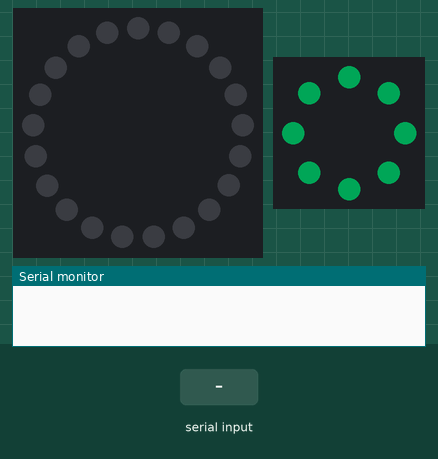
The sketch below on a simulated Arduino Uno, built with avr-gcc and run on an emulated ATmega328P. Shown: 21 RGB LEDs in a ring, first at the top, clockwise, 8 RGB LEDs in a ring, first at the top, clockwise, the last lines printed to the serial monitor. Inputs (shaded band) come from the test bench. Dim RGB values are drawn brighter than linear.

Above: at 3.3 s.
5.3 s: "c" received over the second serial link
At 6.08 s:
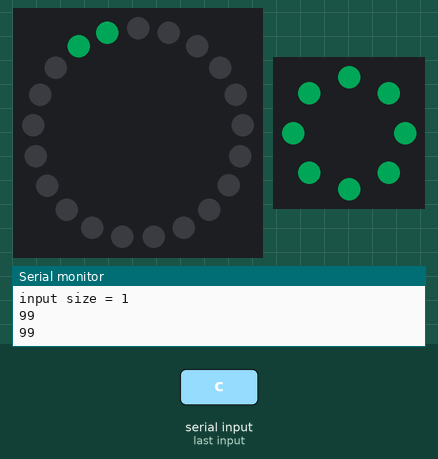
8.0 s: "b" received over the second serial link
At 9.0 s:
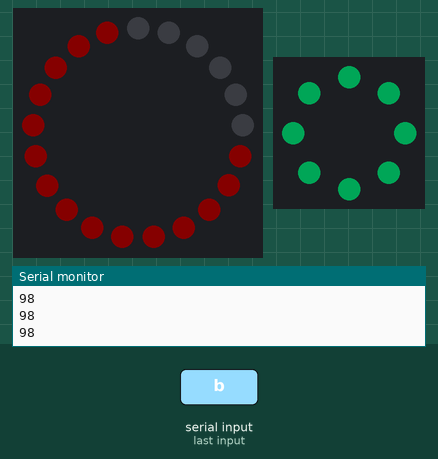
9.8 s: "a" received over the second serial link
At 11.3 s:
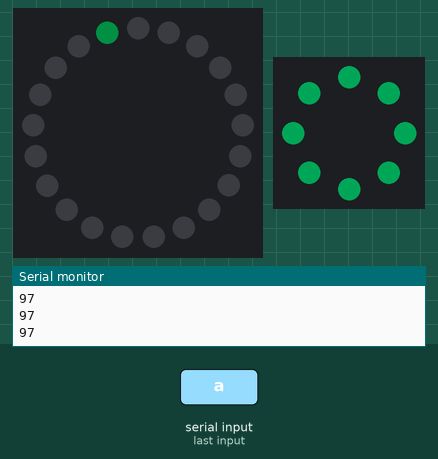
11.7 s: "d" received over the second serial link
At 12.8 s:
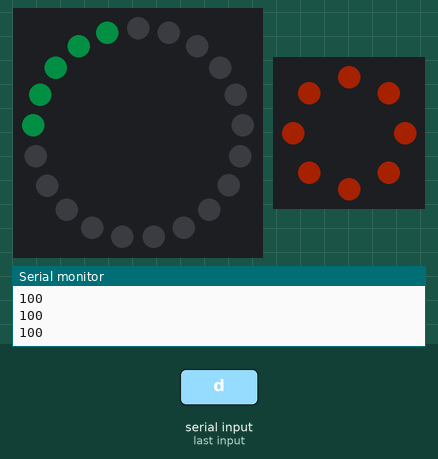
13.5 s: "1" received over the second serial link
At 15.1 s:
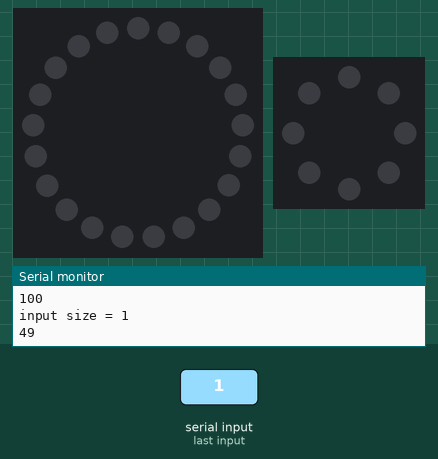
Timing chart, 0 to 16.4 s (numbered marks = the images above; inputs shaded):
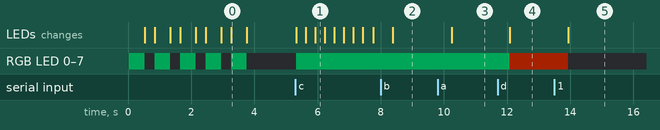

Measured:
- after the input at 5.3 s, RGB LED 0–7: off → RGB(0, 40, 21) at once; the LEDs: first change at once (image 1 shows a later state)
- after the input at 8.0 s, the LEDs: change after 0.39 s (image 2)
- after the input at 9.8 s, the LEDs: change after 0.45 s (image 3)
- after the input at 11.7 s, RGB LED 0–7: RGB(0, 40, 21) → RGB(40, 8, 0) after 0.38 s; the LEDs: change after 0.38 s (image 4)
- after the input at 13.5 s, RGB LED 0–7: RGB(40, 8, 0) → off after 0.44 s; the LEDs: change after 0.44 s (image 5)
- what the display in image 0 shows lasts 0.5 s, from 3.3 s to 3.8 s

The sketch:

smart_LED.ino
```cpp
#include <SoftwareSerial.h>
#include <Wire.h>
#include <Adafruit_NeoPixel.h>

#ifdef __AVR__
#include <avr/power.h>
#endif

#define PIN    6 // PIN number for strip
#define CPIN   7 // PIN number for RING

#define BLUE 21  //藍色燈從 21 ~ 14
#define ORG  13  //橘色燈從 13 ~ 8
#define RED   7  //紅色燈從 7 ~ 1

#define COUNTS 21  // 燈條總數
#define RCOUNTS 8  // 環形總數

Adafruit_NeoPixel pixels = Adafruit_NeoPixel(COUNTS, PIN, NEO_GRB + NEO_KHZ800);
Adafruit_NeoPixel cpixels = Adafruit_NeoPixel(RCOUNTS, CPIN, NEO_GRB + NEO_KHZ800);

SoftwareSerial BT(10, 11); //RX:10 TX:11
int delayval = 600; // delay time

void setup() {
#if defined (__AVR_ATtiny85__)
  if (F_CPU == 16000000) clock_prescale_set(clock_div_1);
#endif

  pixels.begin(); // This initializes the NeoPixel library.
  cpixels.begin(); // This initializes the NeoPixel library.

  CLEAR_LED();
  CLEAR_RING_LED();

  for (int x = 0; x < 5; x++) { // 狀態1：開機時閃爍 5次
    for (int i = 0; i < RCOUNTS; i++) {
      cpixels.setPixelColor(i, cpixels.Color(0,40,21,50)); // setting ring Led color to green.
      cpixels.show();
    }
    delay(500);
    CLEAR_RING_LED();
    delay(300);
  }
  Serial.begin(9600);
  BT.begin(9600);  // 藍牙
}

void loop() {
  byte cmmd[20];
  int flag= 0;
  int insize;    //宣告變數insize為一整數

  while (1) {
    if ((insize = (BT.available())) > 0)
    { //判斷有沒有訊息接收
      Serial.print("input size = ");
      Serial.println(insize); //顯示接收多少訊息
      for (int i = 0; i < insize; i++) {
        Serial.print(cmmd[i] = char(BT.read())); //將接收的訊息顯示出來
        Serial.println(" ");
        flag = 0;
      }//for
    } //if

    switch (cmmd[0]) {
      case 97:
        // 代碼A ，已處理狀態
        Serial.println(cmmd[0]);
        pixels.clear();
        CLEAR_RING_LED();
        RING_COLORS(2);
        SMART_STRIP(20);
        delay(delayval);
        break;

      case 98:
        // 代碼B ，未處理狀態與容量過滿
        Serial.println(cmmd[0]);
        pixels.clear();
        CLEAR_RING_LED();
        RING_COLORS(2);
        SMART_STRIP(6);
        delay(delayval);
        break;

      case 99:
        //代碼C，首頁---藍色燈條閃爍完後常亮
        Serial.println(cmmd[0]);
        pixels.clear();
        CLEAR_RING_LED();
        RING_COLORS(2);
        if (flag < 1){  // 第一次顯示逐顆亮燈
          STRIP_FLASH();
          flag = 1;
        }
          else{
             SMART_STRIP(14);
         }
        delay(delayval);
        break;

      case 100:
        // 代碼D ，白血球2級狀態
        Serial.println(cmmd[0]);
        pixels.clear();
        CLEAR_RING_LED();
        RING_COLORS(0);
        SMART_STRIP(16);
        delay(delayval);
        break;

      case 101:
        // 代碼E ，白血球3級狀態
        Serial.println(cmmd[0]);
        pixels.clear();
        CLEAR_RING_LED();
        RING_COLORS(1);
        SMART_STRIP(16);
        delay(delayval);
        break;

      case 102:
        // 代碼F ，正常狀態
        Serial.println(cmmd[0]);
        pixels.clear();
        CLEAR_RING_LED();
        RING_COLORS(2);
        SMART_STRIP(16);
        delay(delayval);
        break;
      case 111:
        // 代碼 ○ ，配對成功的狀態
        Serial.println(cmmd[0]);
        CLEAR_LED();
        CLEAR_RING_LED();
        if (flag < 1){
            RING_PAIR();
            flag = 1;
        }else{
          RING_COLORS(2);
        }

        delay(delayval);
        break;
      default:
        BT.print(cmmd[0]);
        CLEAR_LED();
        CLEAR_RING_LED();
        delay(delayval);
        break;
    }
  }//while
}
void CLEAR_LED() { // clear STRIP LED
  for (int i = 0; i <= BLUE; i++) {
    pixels.setPixelColor(i, pixels.Color(0, 0, 0, 10)); // Moderately bright green color.
    pixels.show();
  }
}

void CLEAR_RING_LED() { // clear ring LED
  for (int i = 0; i < RCOUNTS; i++) {
    cpixels.setPixelColor(i, cpixels.Color(0, 0, 0)); // Moderately bright green color.
    cpixels.show();
  }
}

void SMART_STRIP(uint8_t num) {
  if (num < BLUE && num > ORG ) {
    for (int i = BLUE; i >= num; i--) {
      pixels.setPixelColor(i, pixels.Color(0,15,7)); // setting 21~15 Led color to blue
      pixels.show();
    }
  } else if (num == ORG) {
    for (int i = BLUE; i >= ORG; i--) {
      pixels.setPixelColor(i, pixels.Color(20,4,0)); // setting 14 Led color to yellow.
      pixels.show();
    }
  } else if (num < ORG && num > RED) {
    for (int i = BLUE; i >= num; i--) {
      pixels.setPixelColor(i, pixels.Color(20,4,0)); // setting 21~8 Led color to yellow.
      pixels.show();
    }
  } else if (num == RED) {
    for (int i = BLUE; i >= num; i--) {
      pixels.setPixelColor(i, pixels.Color(8, 0, 0)); // setting 21 ~ 7 Led color to RED.
      pixels.show();
    }
  } else if (num < RED && num > 0) {
    for (int i = BLUE; i >= num; i--) {
      pixels.setPixelColor(i, pixels.Color(8, 0, 0)); //setting 21~ 1 Led color to RED.
      pixels.show();
    }
  }
}

void RING_COLORS(uint8_t state) {
  // 0 是橘色，1是紅色，2是藍綠色
  if (state == 0) {
    for (int i = 0; i < RCOUNTS; i++) {
      cpixels.setPixelColor(i, cpixels.Color(40,8,0,50)); // setting ring Led color to green.
      cpixels.show();
    }
  } else if (state == 1) {
    for (int i = 0; i < RCOUNTS; i++) {
      cpixels.setPixelColor(i, cpixels.Color(40,0,0)); // setting ring Led color to green.
      cpixels.show();
    }
  } else if (state == 2) {
    for (int i = 0; i < RCOUNTS; i++) {
      cpixels.setPixelColor(i, cpixels.Color(0,40,21,50)); // setting ring Led color to green.
      cpixels.show();
    }
  }
}

void STRIP_FLASH() {  // 進入首頁 -- 第一次閃爍
  for(int x=0;x<1;x++){
    for (int i = BLUE; i >= 14; i--) {
      pixels.setPixelColor(i, pixels.Color(0,40,21,50)); // setting strip Led color to blue.
      pixels.show();
      delay(300);
    }
    CLEAR_LED();
  }
}

void RING_PAIR() {  // 持續亮綠色  -- 配對成功
  for(int x=0;x<3;x++){
    for (int i = 0; i < RCOUNTS; i++) {
      cpixels.setPixelColor(i, cpixels.Color(0,40,21,50)); // setting ring Led color to green.
      cpixels.show();
      delay(200);
    }
    CLEAR_RING_LED();
  }
}
```
